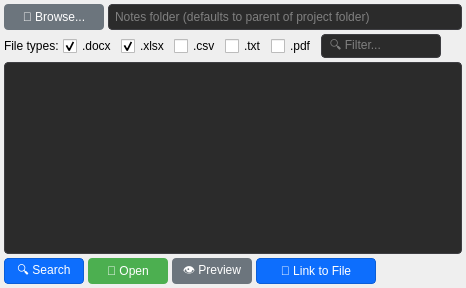
               <widget class="QWidget" name="notesContainer">
                <attribute name="title">
                 <string>📝 Notes</string>
                </attribute>
                <layout class="QVBoxLayout" name="notesContainerLayout">
                 <property name="spacing">
                  <number>4</number>
                 </property>
                 <property name="leftMargin">
                  <number>4</number>
                 </property>
                 <property name="topMargin">
                  <number>4</number>
                 </property>
                 <property name="rightMargin">
                  <number>4</number>
                 </property>
                 <property name="bottomMargin">
                  <number>4</number>
                 </property>
                 <item>
                  <layout class="QHBoxLayout" name="notesFolderLayout">
                   <item>
                    <widget class="QPushButton" name="browseNotesButton">
                     <property name="minimumSize">
                      <size>
                       <width>100</width>
                       <height>26</height>
                      </size>
                     </property>
                     <property name="toolTip">
                      <string>Select folder to search for notes files</string>
                     </property>
                     <property name="styleSheet">
                      <string notr="true">QPushButton {
    background-color: #6c757d;
    color: white;
    border-radius: 4px;
    padding: 4px 8px;
}
QPushButton:hover {
    background-color: #5a6268;
}
QPushButton:pressed {
    background-color: #545b62;
}</string>
                     </property>
                     <property name="text">
                      <string>📁 Browse...</string>
                     </property>
                    </widget>
                   </item>
                   <item>
                    <widget class="QLineEdit" name="notesFolderEdit">
                     <property name="styleSheet">
                      <string notr="true">QLineEdit {
    background-color: #2b2b2b;
    color: #d4d4d4;
    border: 1px solid #3e3e42;
    border-radius: 4px;
    padding: 4px;
}</string>
                     </property>
                     <property name="readOnly">
                      <bool>true</bool>
                     </property>
                     <property name="placeholderText">
                      <string>Notes folder (defaults to parent of project folder)</string>
                     </property>
                    </widget>
                   </item>
                  </layout>
                 </item>
                 <item>
                  <layout class="QHBoxLayout" name="notesSearchLayout">
                   <item>
                    <widget class="QLabel" name="notesTypeLabel">
                     <property name="text">
                      <string>File types:</string>
                     </property>
                    </widget>
                   </item>
                   <item>
                    <widget class="QCheckBox" name="notesWordCheckbox">
                     <property name="toolTip">
                      <string>Microsoft Word documents (.docx, .doc)</string>
                     </property>
                     <property name="text">
                      <string>.docx</string>
                     </property>
                     <property name="checked">
                      <bool>true</bool>
                     </property>
                    </widget>
                   </item>
                   <item>
                    <widget class="QCheckBox" name="notesExcelCheckbox">
                     <property name="toolTip">
                      <string>Microsoft Excel spreadsheets (.xlsx, .xls)</string>
                     </property>
                     <property name="text">
                      <string>.xlsx</string>
                     </property>
                     <property name="checked">
                      <bool>true</bool>
                     </property>
                    </widget>
                   </item>
                   <item>
                    <widget class="QCheckBox" name="notesCsvCheckbox">
                     <property name="toolTip">
                      <string>Comma-separated values files (.csv)</string>
                     </property>
                     <property name="text">
                      <string>.csv</string>
                     </property>
                     <property name="checked">
                      <bool>false</bool>
                     </property>
                    </widget>
                   </item>
                   <item>
                    <widget class="QCheckBox" name="notesTxtCheckbox">
                     <property name="toolTip">
                      <string>Plain text files (.txt)</string>
                     </property>
                     <property name="text">
                      <string>.txt</string>
                     </property>
                     <property name="checked">
                      <bool>false</bool>
                     </property>
                    </widget>
                   </item>
                   <item>
                    <widget class="QCheckBox" name="notesPdfCheckbox">
                     <property name="toolTip">
                      <string>PDF documents (.pdf)</string>
                     </property>
                     <property name="text">
                      <string>.pdf</string>
                     </property>
                     <property name="checked">
                      <bool>false</bool>
                     </property>
                    </widget>
                   </item>
                   <item>
                    <widget class="QLineEdit" name="notesFilterEdit">
                     <property name="minimumSize">
                      <size>
                       <width>120</width>
                       <height>0</height>
                      </size>
                     </property>
                     <property name="styleSheet">
                      <string notr="true">QLineEdit {
    background-color: #2b2b2b;
    color: #d4d4d4;
    border: 1px solid #3e3e42;
    border-radius: 4px;
    padding: 3px 6px;
}</string>
                     </property>
                     <property name="placeholderText">
                      <string>🔍 Filter...</string>
                     </property>
                     <property name="clearButtonEnabled">
                      <bool>true</bool>
                     </property>
                    </widget>
                   </item>
                   <item>
                    <widget class="QLabel" name="notesFilterCountLabel">
                     <property name="styleSheet">
                      <string notr="true">QLabel { color: #808080; }</string>
                     </property>
                     <property name="text">
                      <string/>
                     </property>
                    </widget>
                   </item>
                   <item>
                    <spacer name="notesSearchSpacer">
                     <property name="orientation">
                      <enum>Qt::Horizontal</enum>
                     </property>
                     <property name="sizeHint" stdset="0">
                      <size>
                       <width>10</width>
                       <height>20</height>
                      </size>
                     </property>
                    </spacer>
                   </item>
                  </layout>
                 </item>
                 <item>
                  <widget class="QTableView" name="notesFilesTable">
                   <property name="styleSheet">
                    <string notr="true">QTableView {
    background-color: #2b2b2b;
    border: 1px solid #3e3e42;
    border-radius: 4px;
    color: #ffffff;
    gridline-color: #404040;
    selection-background-color: transparent;
}
QTableView::item {
    padding: 4px;
    border: none;
}
QTableView::item:selected {
    background-color: rgba(70, 130, 180, 0.3);
    color: #e0e0e0;
}
QHeaderView::section {
    background-color: #3a3a3a;
    color: #e0e0e0;
    padding: 4px;
    border: none;
    border-right: 1px solid #555555;
    border-bottom: 1px solid #555555;
    font-weight: bold;
}</string>
                   </property>
                   <property name="selectionMode">
                    <enum>QAbstractItemView::ExtendedSelection</enum>
                   </property>
                   <property name="selectionBehavior">
                    <enum>QAbstractItemView::SelectRows</enum>
                   </property>
                   <property name="sortingEnabled">
                    <bool>true</bool>
                   </property>
                  </widget>
                 </item>
                 <item>
                  <layout class="QHBoxLayout" name="notesActionsLayout">
                   <item>
                    <widget class="QPushButton" name="searchNotesButton">
                     <property name="minimumSize">
                      <size>
                       <width>80</width>
                       <height>26</height>
                      </size>
                     </property>
                     <property name="toolTip">
                      <string>Search for notes files in the selected directory</string>
                     </property>
                     <property name="styleSheet">
                      <string notr="true">QPushButton {
    background-color: #0d6efd;
    color: white;
    border: 1px solid #0b5ed7;
    border-radius: 4px;
    padding: 4px 8px;
}
QPushButton:hover {
    background-color: #0b5ed7;
}
QPushButton:pressed {
    background-color: #0a58ca;
}</string>
                     </property>
                     <property name="text">
                      <string>🔍 Search</string>
                     </property>
                    </widget>
                   </item>
                   <item>
                    <widget class="QPushButton" name="openNoteButton">
                     <property name="minimumSize">
                      <size>
                       <width>80</width>
                       <height>26</height>
                      </size>
                     </property>
                     <property name="toolTip">
                      <string>Open selected notes file in default application</string>
                     </property>
                     <property name="styleSheet">
                      <string notr="true">QPushButton {
    background-color: #4CAF50;
    color: white;
    border-radius: 4px;
    padding: 4px 8px;
}
QPushButton:hover {
    background-color: #45a049;
}
QPushButton:pressed {
    background-color: #3e8e41;
}</string>
                     </property>
                     <property name="text">
                      <string>📂 Open</string>
                     </property>
                    </widget>
                   </item>
                   <item>
                    <widget class="QPushButton" name="previewNoteButton">
                     <property name="minimumSize">
                      <size>
                       <width>80</width>
                       <height>26</height>
                      </size>
                     </property>
                     <property name="toolTip">
                      <string>Preview contents of selected notes file</string>
                     </property>
                     <property name="styleSheet">
                      <string notr="true">QPushButton {
    background-color: #6c757d;
    color: white;
    border-radius: 4px;
    padding: 4px 8px;
}
QPushButton:hover {
    background-color: #5a6268;
}
QPushButton:pressed {
    background-color: #545b62;
}</string>
                     </property>
                     <property name="text">
                      <string>👁 Preview</string>
                     </property>
                    </widget>
                   </item>
                   <item>
                    <widget class="QPushButton" name="linkNoteButton">
                     <property name="visible">
                      <bool>false</bool>
                     </property>
                     <property name="minimumSize">
                      <size>
                       <width>120</width>
                       <height>26</height>
                      </size>
                     </property>
                     <property name="toolTip">
                      <string>Link selected notes to a data file in the project</string>
                     </property>
                     <property name="styleSheet">
                      <string notr="true">QPushButton {
    background-color: #0d6efd;
    color: white;
    border: 1px solid #0b5ed7;
    border-radius: 4px;
    padding: 4px 8px;
}
QPushButton:hover {
    background-color: #0b5ed7;
}
QPushButton:pressed {
    background-color: #0a58ca;
}</string>
                     </property>
                     <property name="text">
                      <string>🔗 Link to File</string>
                     </property>
                    </widget>
                   </item>
                   <item>
                    <spacer name="notesActionsSpacer">
                     <property name="orientation">
                      <enum>Qt::Horizontal</enum>
                     </property>
                     <property name="sizeHint" stdset="0">
                      <size>
                       <width>40</width>
                       <height>20</height>
                      </size>
                     </property>
                    </spacer>
                   </item>
                  </layout>
                 </item>
                </layout>
               </widget>
